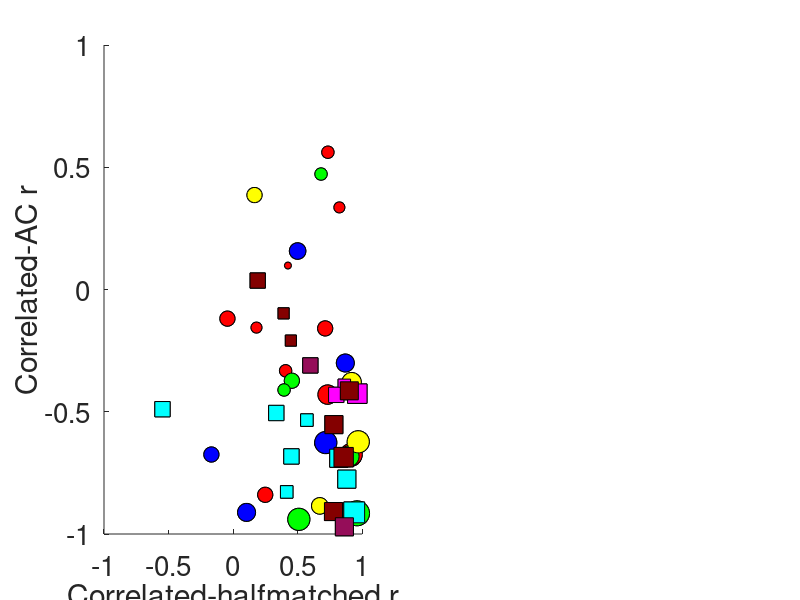

This chart was generated by the following MATLAB code: (Note: this script raises an error after producing the figure.)
function PlotCurated;
    plotTCs = 0;
    plotSingleTCs = 0;
    plotDots = 1;
    plotSlope = 1;

    load('CuratedCells.mat');

    densities = cat(1,Base.density);
    
    
    

    if plotTCs
        for dd = 1:2
            figure(); set(gcf,'color','white');

            currentData = Base(dd).Cells;
            numRows = floor(sqrt(length(currentData))*1.6);
            numCols = ceil(sqrt(length(currentData))*2/3);

            for cell = 1:length(currentData);
                subplot(numRows,numCols,cell); hold on;

                plot(currentData(cell).Dx,currentData(cell).correlatedResponse, 'r -- o','linewidth',2);
                plot(currentData(cell).Dx,currentData(cell).halfmatchedResponse, 'b -- o','linewidth',2);
                plot(currentData(cell).Dx,currentData(cell).anticorrelatedResponse, 'k -- o','linewidth',2);

            end


        end
    end

    % This is included just for the sake of colors
    fileNames = {};
    myCols = [1,0,0;0,1,0;0,0,1;1,1,0;1,0,1;0,1,1;rand(10,3).^2];
    monkeys = {'jbe','lem'};
    if plotDots
        figure();
        %densities = densities(1);
        count = 0;
        for dd = [1,4];
            count = count+1;

            currentData = Base(dd).Cells;
            nCells = length(currentData);
            cols = rand(nCells,3);
            subplot(1,round(length(densities)/2),count); hold on;
            hold on;
            for cell = 1:nCells
                fileNameExists = strcmp(currentData(cell).filename, fileNames);
                if any(fileNameExists);
                    currentColor = myCols(fileNameExists,:);
                else
                    fileNames{length(fileNames)+1} = currentData(cell).filename;
                    currentColor = myCols(length(fileNames),:);
                end

                % Skip if we have NaNs...
                if ~isnan(currentData(cell).DDI);
                    currentMonkey = currentData(cell).filename(9:11);

                    % Only plot monkeys in monkeys
                    if strcmp(currentMonkey,monkeys{1});
                        plot(currentData(cell).regHm(1),currentData(cell).regAc(1),'k','marker','s','markersize',round(1+currentData(cell).DDI*20),'markerfacecolor',currentColor);
                    elseif strcmp(currentMonkey,monkeys{2});
                        plot(currentData(cell).regHm(1),currentData(cell).regAc(1),'k','marker','o','markersize',round(1+currentData(cell).DDI*20),'markerfacecolor',currentColor);
                    end


                end
            end
            
            
            hm = cat(1,currentData.regHm);
            ac = cat(1,currentData.regAc);
            XYData.x = hm(:,1);
            XYData.y = ac(:,1);
            setappdata(gca,'XYData',XYData);
            setappdata(gca,'Cells',currentData);
            setappdata(gca,'subplot',count);

            xlabel('Correlated-halfmatched r','fontsize',24)
            ylabel('Correlated-AC r', 'fontsize', 24);
            xlim([-1,1]); ylim([-1,1]);
            set(gca,'XTick',-1:0.5:1,'fontsize',20);
            set(gca,'YTick',-1:0.5:1);

            title(sprintf('Density: %i%', densities(dd)),'fontsize', 30);

            % Draw some lines to split into quadrants
            line([0,0],[-1,1],'linewidth',1,'color','red','linestyle','--');
            line([-1,1],[0,0],'linewidth',1,'color','red','linestyle','--');
        end
        set(gcf,'Color','White','windowbuttondownfcn',@TC_callback)
    end



    if plotSingleTCs
        myCells = 25;
        for dd = 1

            currentData = Base(dd).Cells;
            for cell = myCells;
                fig=figure(); set(gcf,'color','white'); hold on;

                plot(currentData(cell).Dx,currentData(cell).correlatedResponse, 'r -- o','linewidth',3,'markersize',5);
                plot(currentData(cell).Dx,currentData(cell).halfmatchedResponse, 'b -- o','linewidth',3,'markersize',5);
                plot(currentData(cell).Dx,currentData(cell).anticorrelatedResponse, 'k -- o','linewidth',3,'markersize',5);
                %set(gcf,'Position',[300,500,350,250]);
                set(gca,'XTick',[],'YTick',[]);
                fName = sprintf('dd%i.cell%i.jpeg',densities(dd),cell);
                %screen2jpeg(['/sid/Ephys/HalfMatched/Analysis/Figures/',fName]);
            end


        end

    end

    if plotSlope
        % This is included just for the sake of colors
        fileNames = {};
        if ~exist('myCols','var');
            myCols = [1,0,0;0,1,0;0,0,1;1,1,0;1,0,1;0,1,1;rand(10,3).^2];
        end

        monkeys = {'jbe','lem'};
        a=figure();
        
        %densities = densities(1);
        count = 0;
        for dd = [1,4];
            count = count+1;

            currentData = Base(dd).Cells;
            nCells = length(currentData);
            cols = rand(nCells,3);
            subplot(1,round(length(densities)/2),count); hold on;

            for cell = 1:nCells
                fileNameExists = strcmp(currentData(cell).filename, fileNames);
                if any(fileNameExists);
                    currentColor = myCols(fileNameExists,:);
                else
                    fileNames{length(fileNames)+1} = currentData(cell).filename;
                    currentColor = myCols(length(fileNames),:);
                end

                % Skip if we have NaNs...
                if ~isnan(currentData(cell).DDI);
                    currentMonkey = currentData(cell).filename(9:11);
                    if strcmp(currentMonkey,monkeys{1});
                        plot(currentData(cell).regHm(2),currentData(cell).regAc(2),'k','marker','s','markersize',...
                            round(1+currentData(cell).DDI*20),'markerfacecolor',currentColor);
                    elseif strcmp(currentMonkey,monkeys{2});
                        plot(currentData(cell).regHm(2),currentData(cell).regAc(2),'k','marker','o','markersize', ...
                            round(1+currentData(cell).DDI*20),'markerfacecolor',currentColor);
                    end


                end
            end
            
            hm = cat(1,currentData.regHm);
            ac = cat(1,currentData.regAc);
            XYData.x = hm(:,2);
            XYData.y = ac(:,2);
            setappdata(gca,'XYData',XYData);
            setappdata(gca,'Cells',currentData);
            setappdata(gca,'subplot',count);

            xlabel('Correlated-halfmatched slope','fontsize',24)
            ylabel('Correlated-AC slope', 'fontsize', 24);
            ylim([-1,1]);
            %set(gca,'XTick',-1:0.5:1,'fontsize',20);
            set(gca,'YTick',-1:0.5:1,'fontsize',20);

            title(sprintf('Density: %i%', densities(dd)),'fontsize', 30);
            if dd==1;
                currentXlim = [-0.35,0.35];
            end
            % Draw some lines to split into quadrants
            plot([0,0],[-1,1],'linewidth',1,'color','red','linestyle','--');
            plot([-1,1],[0,0],'linewidth',1,'color','red','linestyle','--');
            xlim(currentXlim);
        end
        set(gcf,'Color','White','windowbuttondownfcn',{@TC_callback});

    end

end

function TC_callback(myFig,evt,varargin);

    currentPoint = get(gca,'currentpoint');
    
    axisData = getappdata(gca);
    figData = getappdata(gcf);
    
    % Get data
    Cells = axisData.Cells;
    XYData = axisData.XYData;
    subplotNumber = axisData.subplot;
    
    % Find point with closest Euclidean distance
    distance = (XYData.x-currentPoint(1,1)).^2 + (XYData.y - currentPoint(2,2)).^2;
    
    if nargin == 2
        whichCell = find(distance == min(distance)); 
        whichCell = whichCell(1); % If equidistant, just choose first one
    else
        otherID = varargin{1};
        for j = 1:length(Cells);
            
            uniqueID = quickhash([Cells(j).filename, num2str(Cells(j).cellnumber)]);
            if uniqueID == otherID;
                whichCell = j;
                break
            else
                whichCell = 0;
            end
        end
   
    end
    

    
    % If this hasn't been called before, assign a new figure handle
    if ~isfield(figData,'TCHandle');
        newFig = figure();
        set(newFig,'color','white');
        figData.TCHandle = newFig;
        setappdata(myFig,'TCHandle',newFig);
    end
    
    figure(figData.TCHandle);
    
    if subplotNumber > 2;
        maxSubplots = subplotNumber;
    else
        maxSubplots = 2;
    end
    
    
    subplot(1,maxSubplots,subplotNumber);
    if whichCell > 0;
        cellName = [Cells(whichCell).filename(18:24),'-cell',num2str(Cells(whichCell).cellnumber)];
        
        set(gca,'fontsize',18);
        Dx = Cells(whichCell).Dx;
        plot(Dx,Cells(whichCell).halfmatchedResponse*2.5,'b -- o', ...
            Dx,Cells(whichCell).correlatedResponse*2.5,'r -- o', ...
            Dx,Cells(whichCell).anticorrelatedResponse*2.5,'k -- o', ...
            'linewidth',3,'markersize',5,'markerfacecolor','k');
    elseif nargin > 2
        cla
        cellName = '';
    else
        error('Error: This shouldn''t happen...');
    end
    
    xlabel('Disparity (deg)','fontsize',20);
    ylabel('Spikes per second','fontsize',20);
    density = (subplotNumber==1)*5 + (subplotNumber==2)*24;
    title(['Density: ', num2str(density),'; ',cellName],'fontsize',22);

        

    selectionType = get(myFig,'selectionType');
    shiftPressed = strcmp(selectionType,'extend');
    ctrlPressed = strcmp(selectionType,'alt');
    
    % This will only get executed if uniqueID is not passed to TC_callback
    % (which we only do when we call TC_callback recursively)

    
    if shiftPressed || ctrlPressed

        % If this hasn't been called before, assign a new figure handle
        if ~isfield(figData,'scatterHandle');
            scatterFig = figure();
            set(scatterFig,'color','white');
            figData.scatterHandle = scatterFig;
            setappdata(myFig,'scatterHandle',scatterFig);
        end
    
        figure(figData.scatterHandle);
    
        subplot(1,maxSubplots,subplotNumber)
        if whichCell > 0;
            set(gca,'fontsize',18);
            if shiftPressed
                plot(Cells(whichCell).correlatedResponse*2.5,Cells(whichCell).halfmatchedResponse*2.5,'o k',...
                    'markersize',4,'markerfacecolor','b');
                xlabel('Correlated response','fontsize',20);
                ylabel('Halfmatched response','fontsize',20);
                b = Cells(whichCell).regHm(2); m = Cells(whichCell).regHm(3);
                corrMin = min(Cells(whichCell).correlatedResponse); corrMax = max(Cells(whichCell).correlatedResponse);
                delta = corrMax*0.25; corrMin = corrMin-delta; corrMax = corrMax+delta;
                line([corrMin,corrMax]*2.5,[m+corrMin*b,m+corrMax*b]*2.5,'linewidth',2,'linestyle','-','color','r');
                title(['r= ', num2str(Cells(whichCell).regHm(1))])
                
            else
                plot(Cells(whichCell).correlatedResponse*2.5,Cells(whichCell).anticorrelatedResponse*2.5,'o k',...
                    'markersize',4,'markerfacecolor','r');
                xlabel('Correlated response','fontsize',20);
                ylabel('Anticorrelated response','fontsize',20);
                b = Cells(whichCell).regAc(2); m = Cells(whichCell).regAc(3);
                corrMin = min(Cells(whichCell).correlatedResponse); corrMax = max(Cells(whichCell).correlatedResponse);
                delta = corrMax*0.25; corrMin = corrMin-delta; corrMax = corrMax+delta;
                line([corrMin,corrMax]*2.5,[m+corrMin*b,m+corrMax*b]*2.5,'linewidth',2,'linestyle','-','color','k');
                title(['r= ', num2str(Cells(whichCell).regAc(1))])
            end
            %reg = 
        elseif nargin > 2
            cla
        else
            error('Error: This shouldn''t happen...');
        end
    end

    if nargin == 2
        figure(myFig); 
        if subplotNumber == 1;
            subplot(1,2,2);
        elseif subplotNumber == 2;
            subplot(1,2,1);
        end

        uniqueID = quickhash([Cells(whichCell).filename, num2str(Cells(whichCell).cellnumber)]);

        TC_callback(myFig,evt,uniqueID);

    end
    
end

function myHash = quickhash(string)
    string = double(string);
    myHash = mod(sum(string(:).^2.3),2^32-1);
end